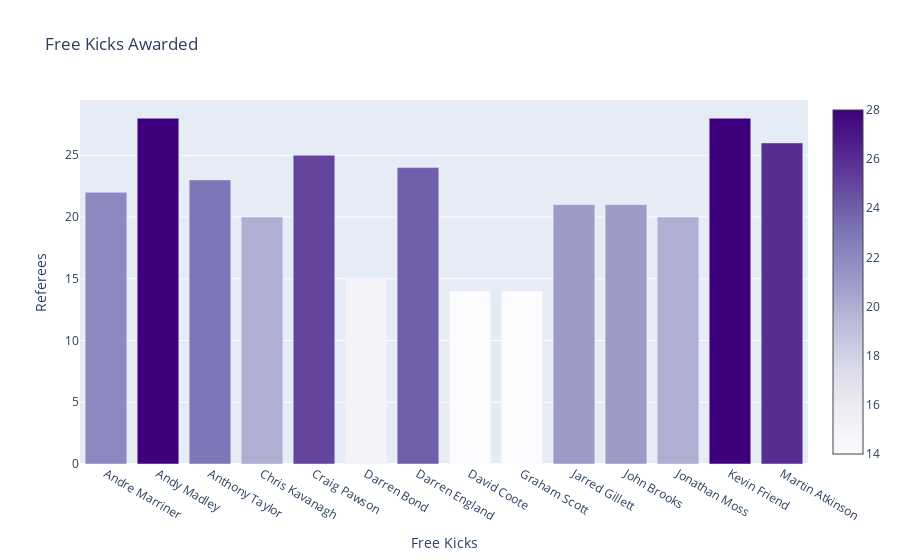

The notebook cell saved with this chart:
### Code cell
condition_fk = ((referees['sum']['FK']>= 14) & (referees['sum']['FK'] <= 28))
y = referees[condition_fk]['sum']['FK']
x = referees.index

referee_fk = go.Figure([go.Bar(x=x, y=y, 
                marker={'color': y, 'colorscale': 'purples', 
                        'showscale': True})])

referee_fk.update_layout(
            title='Free Kicks Awarded',
                xaxis_title = 'Free Kicks',
                yaxis_title = 'Referees')
referee_fk.show()
py.plot(referee_fk, filename='Referee_FreeKicks_Analysis.html', auto_open=False)

### Figure 1 — Plotly figure (JSON) as saved in the notebook; plotly's stock layout.template omitted (floating-point values rounded to 4 significant figures)
{"data": [{"marker": {"color": [22, 28, 23, 20, 25, 15, 24, 14, 14, 21, 21, 20, 28, 26], "colorscale": [[0, "rgb(252,251,253)"], [0.125, "rgb(239,237,245)"], [0.25, "rgb(218,218,235)"], [0.375, "rgb(188,189,220)"], [0.5, "rgb(158,154,200)"], [0.625, "rgb(128,125,186)"], [0.75, "rgb(106,81,163)"], [0.875, "rgb(84,39,143)"], [1, "rgb(63,0,125)"]], "showscale": true}, "type": "bar", "x": ["Andre Marriner", "Andy Madley", "Anthony Taylor", "Chris Kavanagh", "Craig Pawson", "Darren Bond", "Darren England", "David Coote", "Graham Scott", "Jarred Gillett", "John Brooks", "Jonathan Moss", "Kevin Friend", "Martin Atkinson", "Michael Oliver", "Michael Salisbury", "Mike Dean", "Paul Tierney", "Peter Bankes", "Robert Jones", "Robert Madley", "Simon Hooper", "Stuart Attwell", "Thomas Bramall", "Tony Harrington"], "y": [22, 28, 23, 20, 25, 15, 24, 14, 14, 21, 21, 20, 28, 26]}], "layout": {"title": {"text": "Free Kicks Awarded"}, "xaxis": {"title": {"text": "Free Kicks"}}, "yaxis": {"title": {"text": "Referees"}}}}
